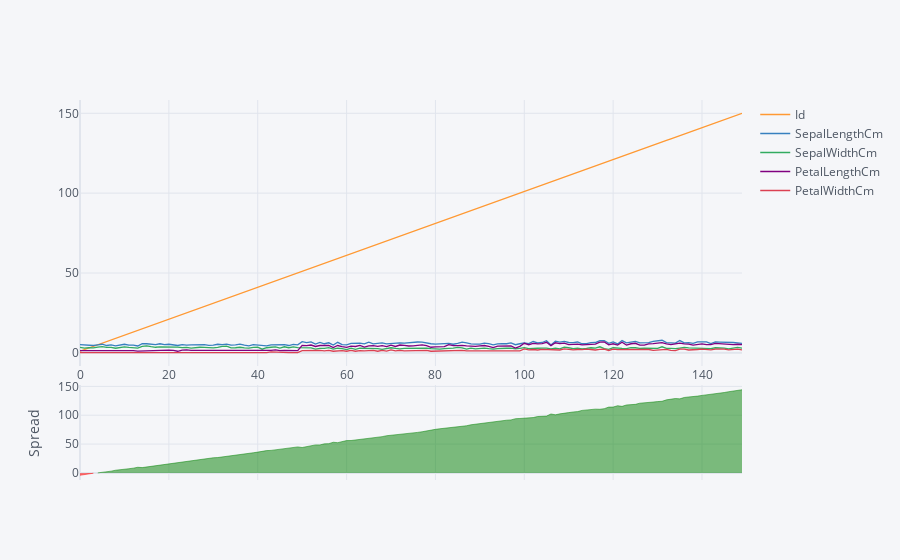

This figure's notebook cell:
### Code cell
df1.iplot(kind='spread')

### Figure 1 — Plotly figure (JSON) as saved in the notebook; plotly's stock layout.template omitted (floating-point values rounded to 4 significant figures; data arrays with more than 128 entries replaced by an {"elided": "..."} marker saying what was removed)
{"data": [{"line": {"color": "rgba(255, 153, 51, 1.0)", "dash": "solid", "shape": "linear", "width": 1.3}, "mode": "lines", "name": "Id", "text": "", "type": "scatter", "x": {"elided": "150 int values"}, "y": {"elided": "150 int values"}}, {"line": {"color": "rgba(55, 128, 191, 1.0)", "dash": "solid", "shape": "linear", "width": 1.3}, "mode": "lines", "name": "SepalLengthCm", "text": "", "type": "scatter", "x": {"elided": "150 int values"}, "y": {"elided": "150 float values"}}, {"line": {"color": "rgba(50, 171, 96, 1.0)", "dash": "solid", "shape": "linear", "width": 1.3}, "mode": "lines", "name": "SepalWidthCm", "text": "", "type": "scatter", "x": {"elided": "150 int values"}, "y": {"elided": "150 float values"}}, {"line": {"color": "rgba(128, 0, 128, 1.0)", "dash": "solid", "shape": "linear", "width": 1.3}, "mode": "lines", "name": "PetalLengthCm", "text": "", "type": "scatter", "x": {"elided": "150 int values"}, "y": {"elided": "150 float values"}}, {"line": {"color": "rgba(219, 64, 82, 1.0)", "dash": "solid", "shape": "linear", "width": 1.3}, "mode": "lines", "name": "PetalWidthCm", "text": "", "type": "scatter", "x": {"elided": "150 int values"}, "y": {"elided": "150 float values"}}, {"connectgaps": false, "fill": "tozeroy", "line": {"color": "green", "dash": "solid", "shape": "linear", "width": 0.5}, "mode": "lines", "name": "Spread", "showlegend": false, "type": "scatter", "x": {"elided": "150 int values"}, "xaxis": "x2", "y": {"elided": "150 mixed values"}, "yaxis": "y2"}, {"connectgaps": false, "fill": "tozeroy", "line": {"color": "red", "dash": "solid", "shape": "linear", "width": 0.5}, "mode": "lines", "name": "Spread", "showlegend": false, "type": "scatter", "x": {"elided": "150 int values"}, "xaxis": "x2", "y": {"elided": "150 mixed values"}, "yaxis": "y2"}], "layout": {"hovermode": "x", "legend": {"bgcolor": "#F5F6F9", "font": {"color": "#4D5663"}}, "paper_bgcolor": "#F5F6F9", "plot_bgcolor": "#F5F6F9", "title": {"font": {"color": "#4D5663"}}, "xaxis": {"gridcolor": "#E1E5ED", "showgrid": true, "tickfont": {"color": "#4D5663"}, "title": {"font": {"color": "#4D5663"}, "text": ""}, "zerolinecolor": "#E1E5ED"}, "xaxis2": {"anchor": "y2", "gridcolor": "#E1E5ED", "showgrid": true, "showticklabels": false, "tickfont": {"color": "#4D5663"}, "title": {"font": {"color": "#4D5663"}, "text": ""}, "zerolinecolor": "#E1E5ED"}, "yaxis": {"domain": [0.3, 1], "gridcolor": "#E1E5ED", "showgrid": true, "tickfont": {"color": "#4D5663"}, "title": {"font": {"color": "#4D5663"}, "text": ""}, "zerolinecolor": "#E1E5ED"}, "yaxis2": {"domain": [0, 0.25], "gridcolor": "#E1E5ED", "showgrid": true, "tickfont": {"color": "#4D5663"}, "title": {"font": {"color": "#4D5663"}, "text": "Spread"}, "zerolinecolor": "#E1E5ED"}}}
